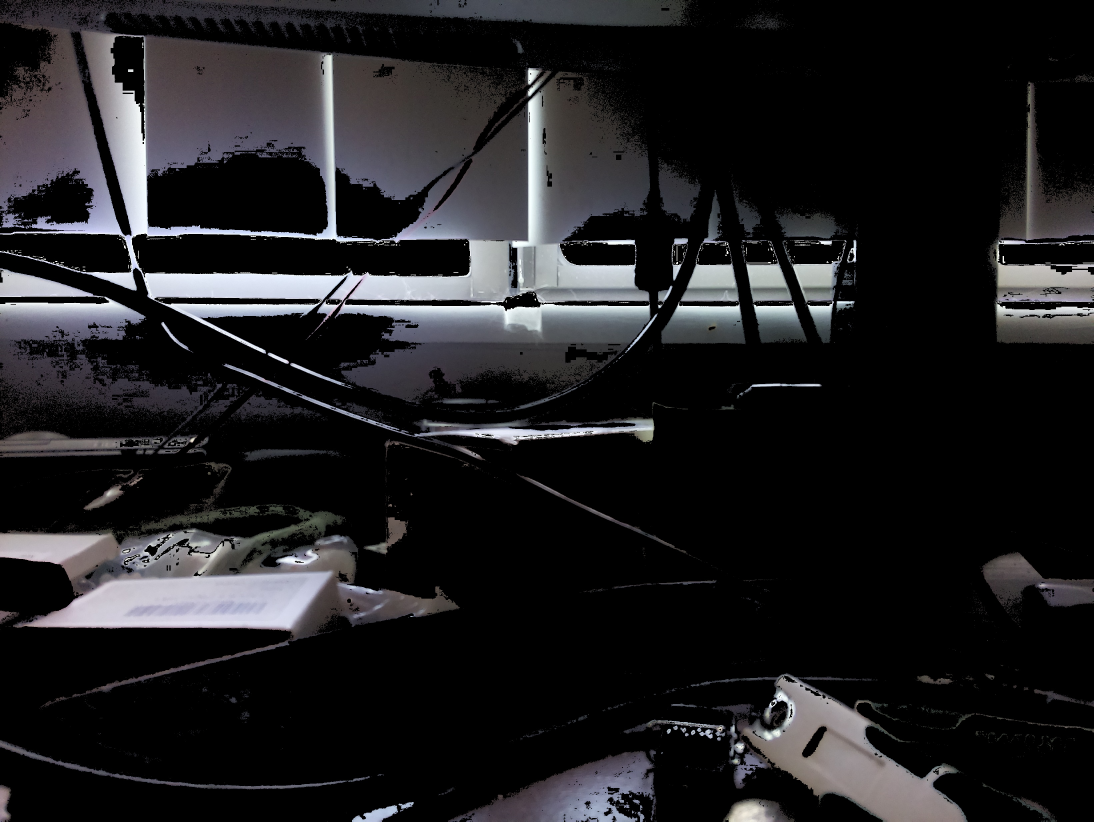
#> input picture code/test/image-processing/new/mask-applied.jpg, 3280 x 2464 px, found by its file name (shown at 1/3 size)
$ python find-contours.py   (Python 2 division)
#> lines starting #> are read from the running program, lines starting #| are printed output that depends on the picture; after the words box and inside, x2 and y2 are one past the last pixel; in counts of white or black regions, pixels touching at a corner belong together
# here you can find the contours if any and iterate through them
# by size and can specify minimum areas to care for
import time
import numpy as np
import cv2
from operator import itemgetter
import json

im = cv2.imread('./output-images/mask-applied.jpg')
#> im is the input picture: shape (2464, 3280, 3); mean B, G, R 33.4, 31.5, 32
imCopy = im.copy()
imgray=cv2.cvtColor(im,cv2.COLOR_BGR2GRAY)
ret,thresh = cv2.threshold(imgray,127,255,0)
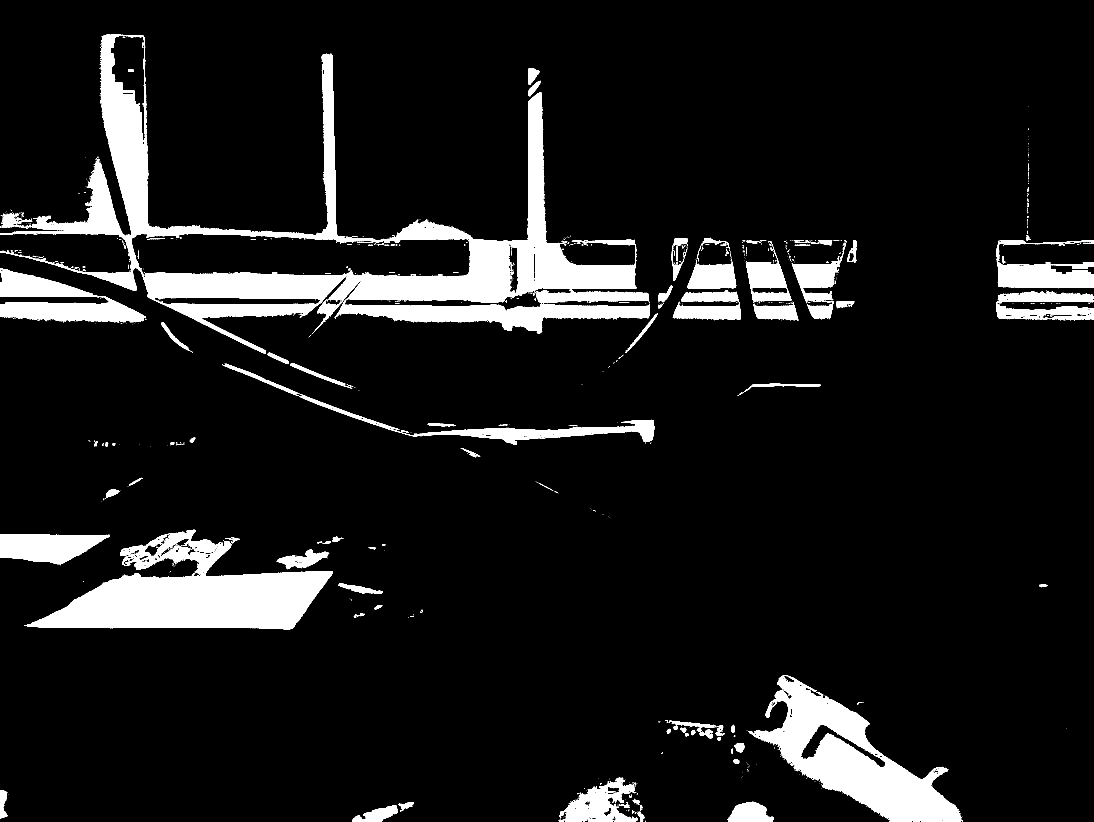
#> thresh: shape (2464, 3280) (shown at 1/3 size); 9.6% white; 1255 white regions (1084 under 20 px)
contours, hierarchy =  cv2.findContours(thresh,cv2.RETR_TREE,cv2.CHAIN_APPROX_SIMPLE)
#> contours = 2381 contours, 2167 with area under 20; largest, box (x1, y1, x2, y2) and area: (0, 103, 1947, 1061) 421691, (72, 1589, 998, 1889) 133198, (394, 699, 1413, 834) 112199, (2244, 2025, 2886, 2464) 106524, (1004, 898, 1950, 1001) 38920
cv2.drawContours(imCopy,contours,-1,(255,0,0), 1) # working, shows too many
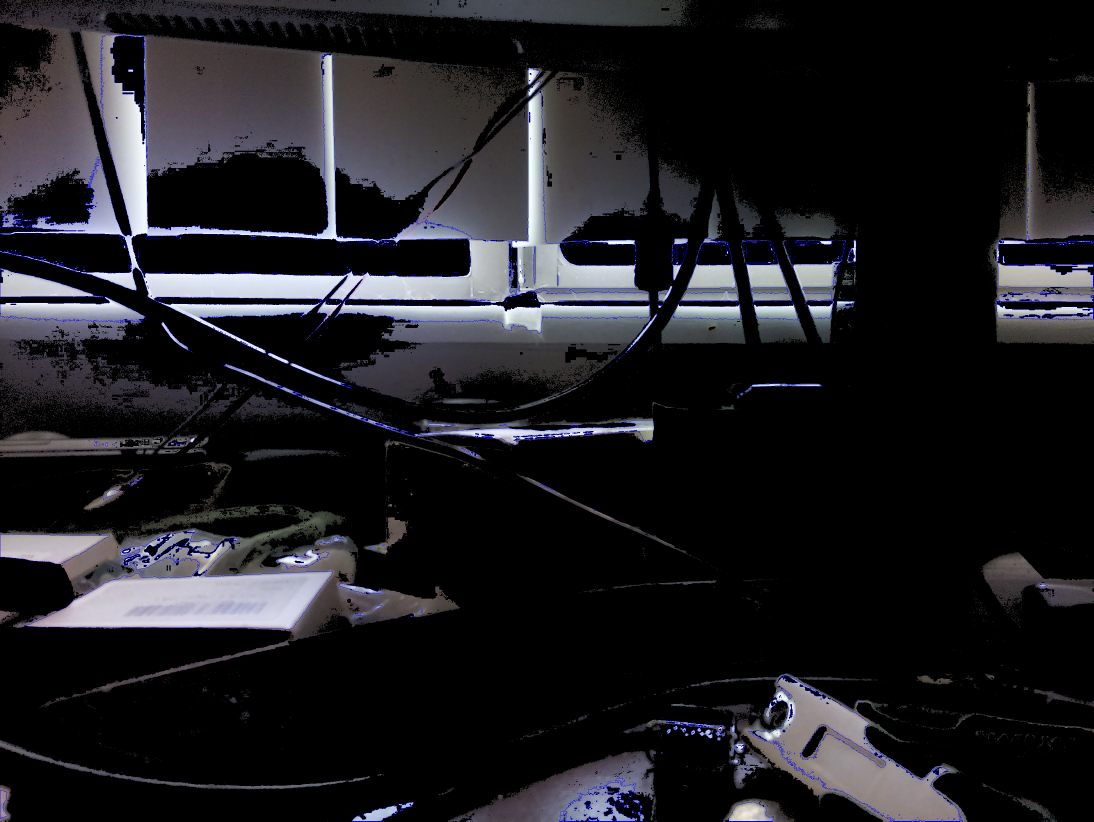
#> imCopy: shape (2464, 3280, 3) (shown at 1/3 size); mean B, G, R 34, 30.1, 30.6

largest_contour_index = 0
largest_area = 0
areas_and_contour_indexes = []

for i in range(len(contours)):
  a = cv2.contourArea(contours[i], False) #  Find the area of contour
  areas_and_contour_indexes.append({
    "area": a,
    "cindex": i
  })
  if a > largest_area:
    largest_area = a
    largest_contour_index = i;                # Store the index of largest contour
#> this loop made 2381 passes
#> (a, largest_area) on passes 17, 35, 56, 114, 324, 635, 1904: (276, 276), (3221.5, 3221.5), (5489.5, 5489.5), (15374.5, 15374.5), (106524, 106524), (133197.5, 133197.5), (421691, 421691)
#> a on passes 1, 2, 5, 6, 7, 8: 0, 0, 0, 0, 0, 4
#> after the loop, areas_and_contour_indexes = 2381 items; largest_area = 421691; largest_contour_index = 1903

# sort by descending area size
bounded_contours = sorted(areas_and_contour_indexes, key=itemgetter('area'))
#> bounded_contours = 2381 items
loop_counter = -1

for i in reversed(bounded_contours):
  loop_counter += 1
  if loop_counter == 0:
    continue
  if i['area'] < 1000:
    continue
  print i['area']
  r = cv2.boundingRect(contours[i['cindex']])
  cv2.rectangle(imCopy, (r[0],r[1]), (r[0] + r[2], r[1] + r[3]), (0,0,255), 3)
#> this loop made 2381 passes
#> (i, r) on passes 2 to 4: ({'area': 133197.5, 'cindex': 634}, (72, 1589, 926, 300)), ({'area': 112199, 'cindex': 2121}, (394, 699, 1019, 135)), ({'area': 106524, 'cindex': 323}, (2244, 2025, 642, 439))
#| 133197.5
#| 112199.0
#| 106524.0
#| 38920.0
#| 33739.5
#| 20937.0
#| 20685.0
#| 18683.5
#> (further printed lines are left out)
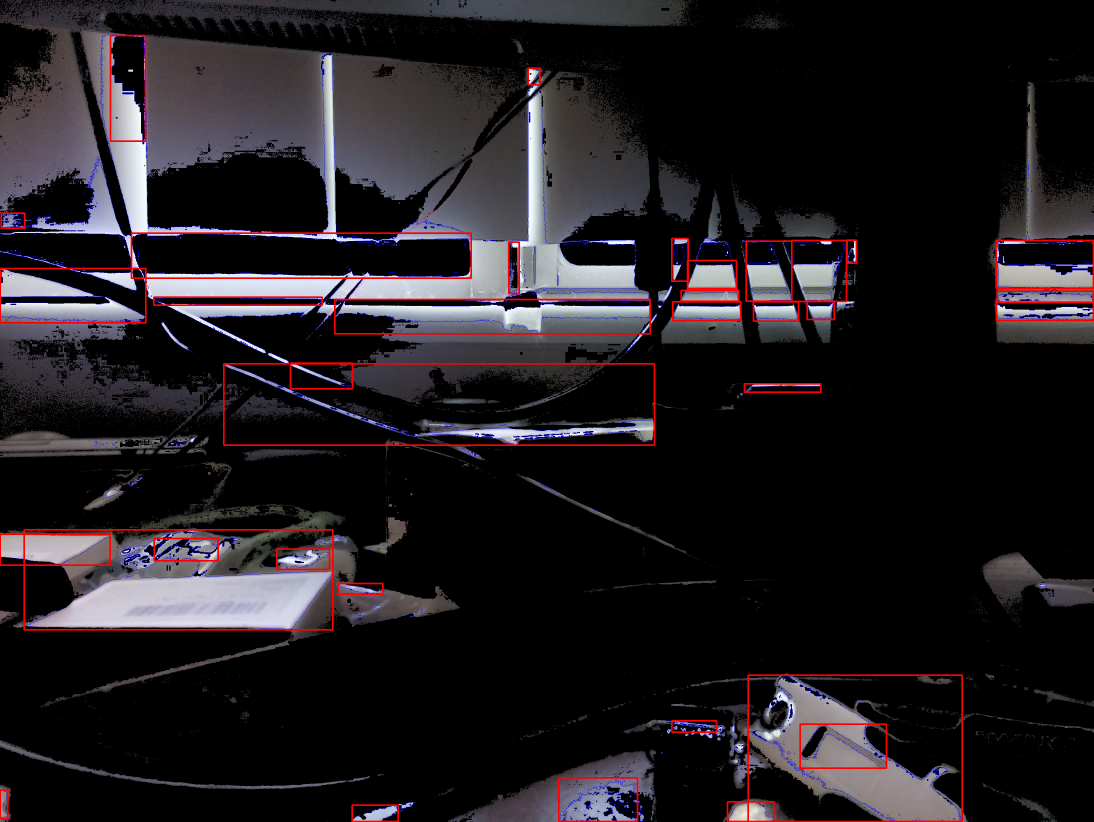
#> imCopy: shape (2464, 3280, 3) (shown at 1/3 size); mean B, G, R 32.6, 29, 33.6
#> after the loop, loop_counter = 2380

imS = cv2.resize(imCopy, (960, 540))
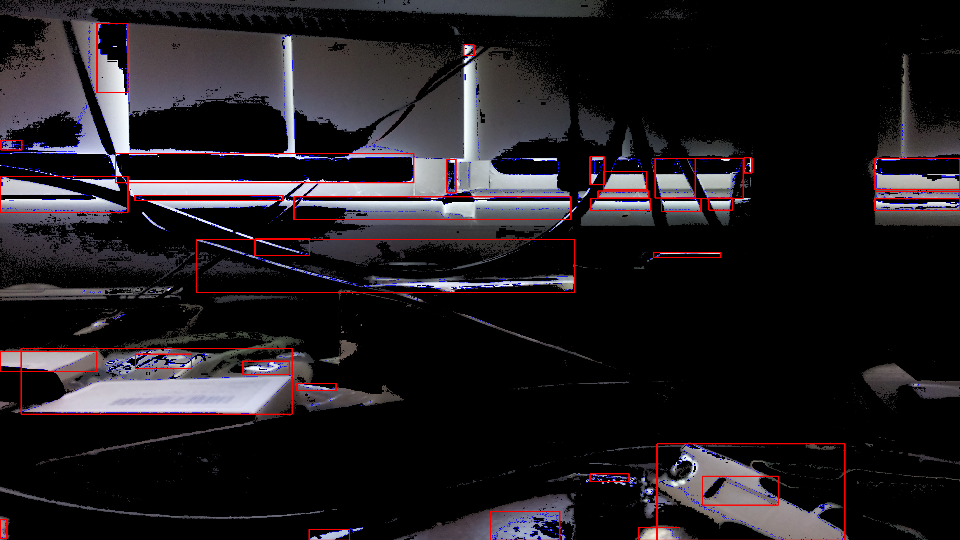
#> imS: shape (540, 960, 3); mean B, G, R 32.6, 29, 33.6
cv2.imshow("big contour boi", imS)
cv2.waitKey(0)
